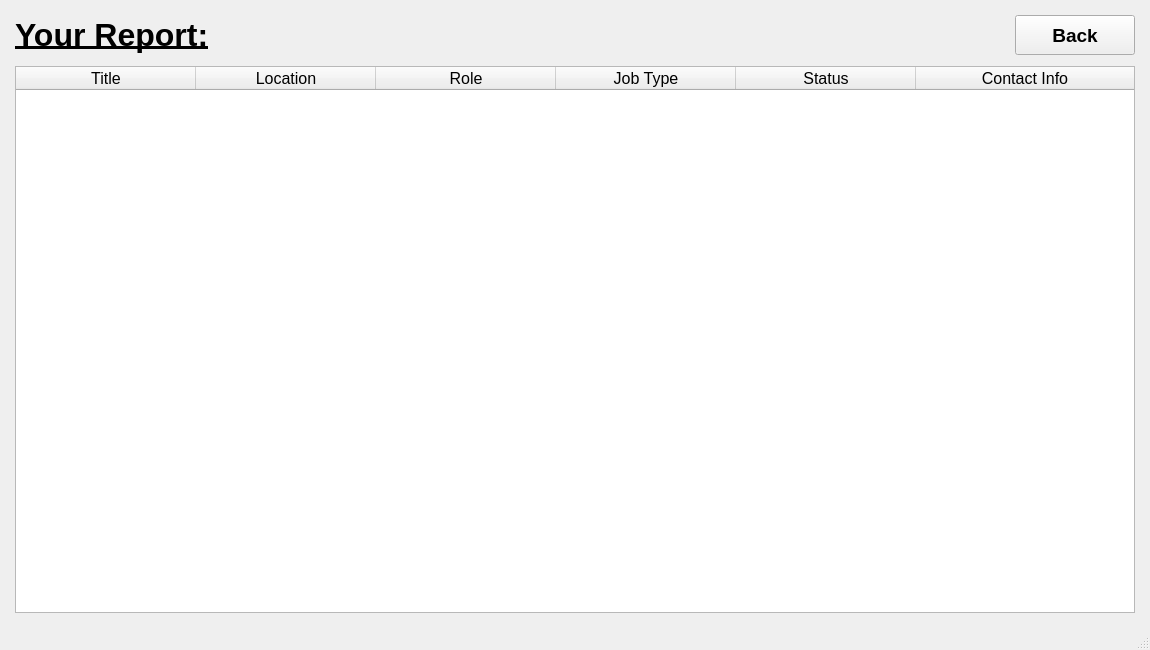
<?xml version="1.0" encoding="UTF-8"?>
<ui version="4.0">
 <class>MainWindow</class>
 <widget class="QMainWindow" name="MainWindow">
  <property name="geometry">
   <rect>
    <x>0</x>
    <y>0</y>
    <width>1150</width>
    <height>650</height>
   </rect>
  </property>
  <property name="minimumSize">
   <size>
    <width>1150</width>
    <height>650</height>
   </size>
  </property>
  <property name="maximumSize">
   <size>
    <width>1150</width>
    <height>650</height>
   </size>
  </property>
  <property name="windowTitle">
   <string>MainWindow</string>
  </property>
  <widget class="QWidget" name="centralwidget">
   <layout class="QVBoxLayout" name="verticalLayout">
    <property name="leftMargin">
     <number>15</number>
    </property>
    <property name="topMargin">
     <number>15</number>
    </property>
    <property name="rightMargin">
     <number>15</number>
    </property>
    <property name="bottomMargin">
     <number>15</number>
    </property>
    <item>
     <layout class="QHBoxLayout" name="horizontalLayout">
      <property name="bottomMargin">
       <number>5</number>
      </property>
      <item>
       <widget class="QLabel" name="label">
        <property name="font">
         <font>
          <pointsize>24</pointsize>
          <weight>75</weight>
          <bold>true</bold>
          <underline>true</underline>
         </font>
        </property>
        <property name="text">
         <string>Your Report:</string>
        </property>
       </widget>
      </item>
      <item>
       <spacer name="horizontalSpacer">
        <property name="orientation">
         <enum>Qt::Horizontal</enum>
        </property>
        <property name="sizeHint" stdset="0">
         <size>
          <width>40</width>
          <height>20</height>
         </size>
        </property>
       </spacer>
      </item>
      <item>
       <widget class="QPushButton" name="close_button">
        <property name="minimumSize">
         <size>
          <width>120</width>
          <height>40</height>
         </size>
        </property>
        <property name="maximumSize">
         <size>
          <width>120</width>
          <height>40</height>
         </size>
        </property>
        <property name="font">
         <font>
          <pointsize>14</pointsize>
          <weight>75</weight>
          <bold>true</bold>
         </font>
        </property>
        <property name="text">
         <string>Back</string>
        </property>
       </widget>
      </item>
     </layout>
    </item>
    <item>
     <widget class="QTableWidget" name="tableWidget">
      <property name="font">
       <font>
        <pointsize>12</pointsize>
        <weight>50</weight>
        <bold>false</bold>
       </font>
      </property>
      <property name="frameShape">
       <enum>QFrame::StyledPanel</enum>
      </property>
      <property name="sortingEnabled">
       <bool>false</bool>
      </property>
      <attribute name="horizontalHeaderCascadingSectionResizes">
       <bool>false</bool>
      </attribute>
      <attribute name="horizontalHeaderMinimumSectionSize">
       <number>80</number>
      </attribute>
      <attribute name="horizontalHeaderDefaultSectionSize">
       <number>180</number>
      </attribute>
      <attribute name="horizontalHeaderShowSortIndicator" stdset="0">
       <bool>false</bool>
      </attribute>
      <attribute name="horizontalHeaderStretchLastSection">
       <bool>true</bool>
      </attribute>
      <attribute name="verticalHeaderMinimumSectionSize">
       <number>40</number>
      </attribute>
      <attribute name="verticalHeaderDefaultSectionSize">
       <number>60</number>
      </attribute>
      <column>
       <property name="text">
        <string>Title</string>
       </property>
      </column>
      <column>
       <property name="text">
        <string>Location</string>
       </property>
      </column>
      <column>
       <property name="text">
        <string>Role</string>
       </property>
      </column>
      <column>
       <property name="text">
        <string>Job Type</string>
       </property>
      </column>
      <column>
       <property name="text">
        <string>Status</string>
       </property>
      </column>
      <column>
       <property name="text">
        <string>Contact Info</string>
       </property>
      </column>
     </widget>
    </item>
   </layout>
  </widget>
  <widget class="QMenuBar" name="menubar">
   <property name="geometry">
    <rect>
     <x>0</x>
     <y>0</y>
     <width>1150</width>
     <height>21</height>
    </rect>
   </property>
  </widget>
  <widget class="QStatusBar" name="statusbar"/>
 </widget>
 <resources/>
 <connections/>
</ui>
